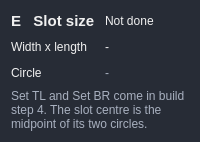
<widget class="QFrame" name="frame_e"><property name="frameShape"><enum>QFrame::StyledPanel</enum></property><property name="styleSheet"><string notr="true">QFrame{background-color:#272c36; border-radius:12px;}QLabel{color:#F0F0F0;}QCheckBox{color:#F0F0F0;}QCheckBox::indicator:checked{background-color:#5F8FCB; border:3px solid #9DB8E0;}QSpinBox, QDoubleSpinBox, QComboBox{background-color:rgb(27,29,35); color:#F0F0F0; border:1px solid rgb(27,29,35); border-radius:5px; padding-left:6px; min-height:22px;}QListWidget{background-color:rgb(27,29,35); color:#F0F0F0; border-radius:5px;}QToolButton{background-color:#4A5F8C; color:#F0F0F0; border-radius:6px; padding:4px 10px;}QToolButton:hover{background-color:#5F8FCB;}QToolButton:pressed{border:1px solid #FFE723;}QToolButton:checked{background-color:#5F8FCB; border:1px solid #FFE723;}QToolButton:disabled{color:#6e6e6e; background-color:#444444;}</string></property><layout class="QGridLayout" name="gl_e"><property name="horizontalSpacing"><number>10</number></property><property name="verticalSpacing"><number>6</number></property><item row="0" column="0"><widget class="QLabel" name="label_eTitle"><property name="text"><string>E   Slot size</string></property><property name="font"><font><pointsize>11</pointsize><weight>75</weight><bold>true</bold></font></property><property name="textInteractionFlags"><set>Qt::LinksAccessibleByMouse|Qt::TextSelectableByMouse</set></property></widget></item><item row="0" column="1" colspan="2"><widget class="QLabel" name="label_eState"><property name="text"><string>Not done</string></property><property name="wordWrap"><bool>true</bool></property><property name="textInteractionFlags"><set>Qt::LinksAccessibleByMouse|Qt::TextSelectableByMouse</set></property></widget></item><item row="1" column="0"><widget class="QLabel" name="label_eRow1"><property name="text"><string>Width x length</string></property><property name="textInteractionFlags"><set>Qt::LinksAccessibleByMouse|Qt::TextSelectableByMouse</set></property></widget></item><item row="1" column="1"><widget class="QLabel" name="label_eSize"><property name="text"><string>-</string></property><property name="wordWrap"><bool>true</bool></property><property name="textInteractionFlags"><set>Qt::LinksAccessibleByMouse|Qt::TextSelectableByMouse</set></property></widget></item><item row="2" column="0"><widget class="QLabel" name="label_eRow2"><property name="text"><string>Circle</string></property><property name="textInteractionFlags"><set>Qt::LinksAccessibleByMouse|Qt::TextSelectableByMouse</set></property></widget></item><item row="2" column="1" colspan="2"><widget class="QLabel" name="label_eCircle"><property name="text"><string>-</string></property><property name="wordWrap"><bool>true</bool></property><property name="styleSheet"><string notr="true">color:#A8B0BF;</string></property><property name="textInteractionFlags"><set>Qt::LinksAccessibleByMouse|Qt::TextSelectableByMouse</set></property></widget></item><item row="3" column="0" colspan="3"><widget class="QLabel" name="label_eNote"><property name="text"><string>Set TL and Set BR come in build step 4. The slot centre is the midpoint of its two circles.</string></property><property name="wordWrap"><bool>true</bool></property><property name="styleSheet"><string notr="true">color:#A8B0BF;</string></property><property name="textInteractionFlags"><set>Qt::LinksAccessibleByMouse|Qt::TextSelectableByMouse</set></property></widget></item></layout></widget>
